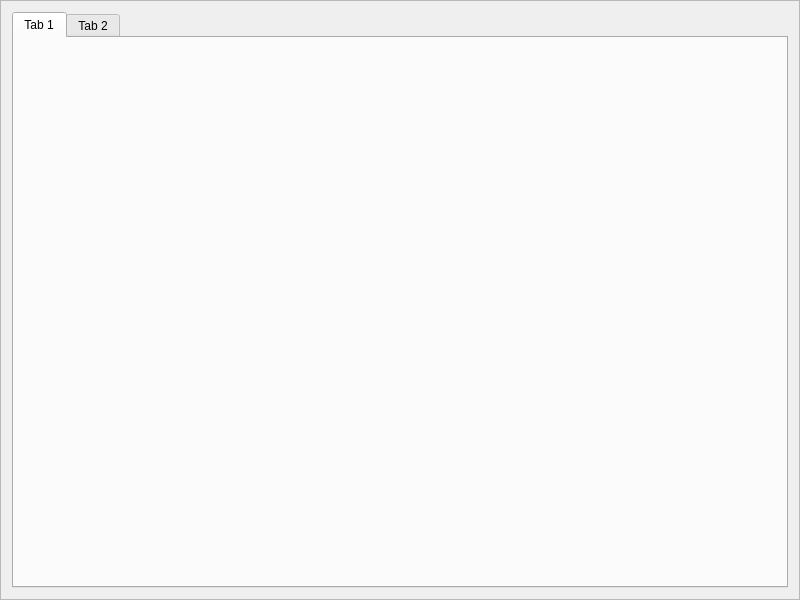
<?xml version="1.0" encoding="UTF-8"?>
<ui version="4.0">
 <class>Frame</class>
 <widget class="QFrame" name="Frame">
  <property name="geometry">
   <rect>
    <x>0</x>
    <y>0</y>
    <width>800</width>
    <height>600</height>
   </rect>
  </property>
  <property name="windowTitle">
   <string>Frame</string>
  </property>
  <property name="frameShape">
   <enum>QFrame::StyledPanel</enum>
  </property>
  <property name="frameShadow">
   <enum>QFrame::Raised</enum>
  </property>
  <layout class="QGridLayout" name="gridLayout">
   <item row="0" column="0">
    <widget class="QTabWidget" name="tabWidget">
     <property name="currentIndex">
      <number>0</number>
     </property>
     <widget class="QWidget" name="tab">
      <attribute name="title">
       <string>Tab 1</string>
      </attribute>
      <layout class="QGridLayout" name="gridLayout_2">
       <item row="0" column="0">
        <layout class="QVBoxLayout" name="verticalLayout"/>
       </item>
      </layout>
     </widget>
     <widget class="QWidget" name="tab_2">
      <attribute name="title">
       <string>Tab 2</string>
      </attribute>
      <layout class="QGridLayout" name="gridLayout_3">
       <item row="0" column="0">
        <layout class="QHBoxLayout" name="horizontalLayout"/>
       </item>
      </layout>
     </widget>
    </widget>
   </item>
  </layout>
 </widget>
 <resources/>
 <connections/>
</ui>
